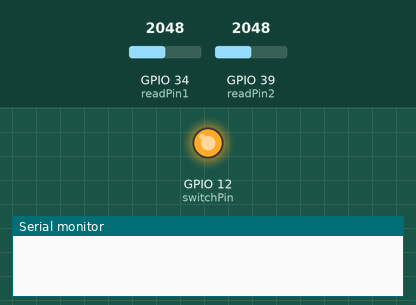
Recording of a sketch running on a simulated ESP32. Parts: output pins drawn as LEDs (lit = HIGH), the last lines printed to the serial monitor. Inputs (shaded band) come from the test bench; at power-on: GPIO 34 (readPin1) = 2048, GPIO 39 (readPin2) = 2048. WiFi joins after 1.5 s; servers stay silent unless stated. At 30.3 s the program puts the board to deep sleep or switches it off; the recording ends there.

Above: at 0.1 s.
At 29.4 s:
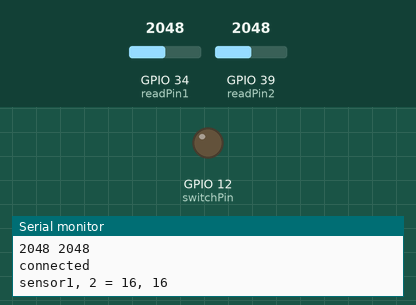
Timing chart, 0 to 30.3 s (numbered marks = the images above):
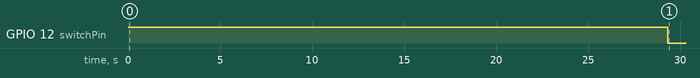

The sketch:

soilMoisture.ino
```cpp
#define BLYNK_PRINT Serial

#include <WiFi.h>
#include <WiFiClient.h>
#include <BlynkSimpleEsp32.h>

#define readPin1 34 //readPin for sensor1
#define readPin2 39 //readPin for sensor2
#define switchPin 12
#define uS_TO_S_FACTOR 1000000 /* Conversion factor for micro seconds to seconds */
#define TIME_TO_SLEEP (29*60+30) /* Time ESP32 will go to sleep (in seconds) */
#define TIME_TO_WAIT 10 /* Time to wait for wifi connection. */
// Use Virtual pin 5,6 for uptime display
#define PIN_UPTIME1 V5 //virtual pin for sensor1
#define PIN_UPTIME2 V6 //virtual pin for sensor2

// You should get Auth Token in the Blynk App.
// Go to the Project Settings (nut icon).
// You should get Auth Token in the Blynk App.
// Go to the Project Settings (nut icon).
char auth[] = "YourAuthToken";

// Your WiFi credentials.
// Set password to "" for open networks.
char ssid[] = "YourNetworkName";
char pass[] = "YourPassword";

int v1 = 0; //value for sensor1
int v2 = 0; //value for sensor2

void setup() {
  Serial.begin(115200);
  pinMode(switchPin, OUTPUT);
  digitalWrite(switchPin, HIGH);
  delay(9000);
  sensorRead();

  WiFi.begin(ssid, pass);
  Blynk.config(auth);
  boolean con = Blynk.connect();
  if (con == 1) {
    Serial.println("connected");
    Serial.print("sensor1, 2 = ");Serial.print(v1);Serial.print(", ");Serial.println(v2);
    Blynk.virtualWrite(PIN_UPTIME1,  v1);
    Blynk.virtualWrite(PIN_UPTIME2,  v2);
  } else {
    Serial.println("connection failed...");
  }

  digitalWrite(switchPin, LOW);
  delay(1000);
  esp_sleep_enable_timer_wakeup(TIME_TO_SLEEP * uS_TO_S_FACTOR);
  esp_deep_sleep_start();
  delay(1000);
}

void sensorRead() {
  int dur = 20;
  v1 = 0;v2 = 0;
  Serial.print("sensor1 ");Serial.println("sensor2");
  for (int i = 0; i < dur; i += 1) {
    Serial.print(analogRead(readPin1));Serial.print(" ");Serial.println(analogRead(readPin2));
    v1 += analogRead(readPin1);
    v2 += analogRead(readPin2);
    delay(1000);
  }
  v1 /= dur;v2 /= dur;
  v1 = convert(v1);v2 = convert(v2);
}

float convert(int x) {
  return log(x/3115.2)/(-0.026);
}
void loop() {
}
```

Measured:
- by itself, GPIO 12 (switchPin): LOW → HIGH at 0.00 s, → LOW 29.3 s later
